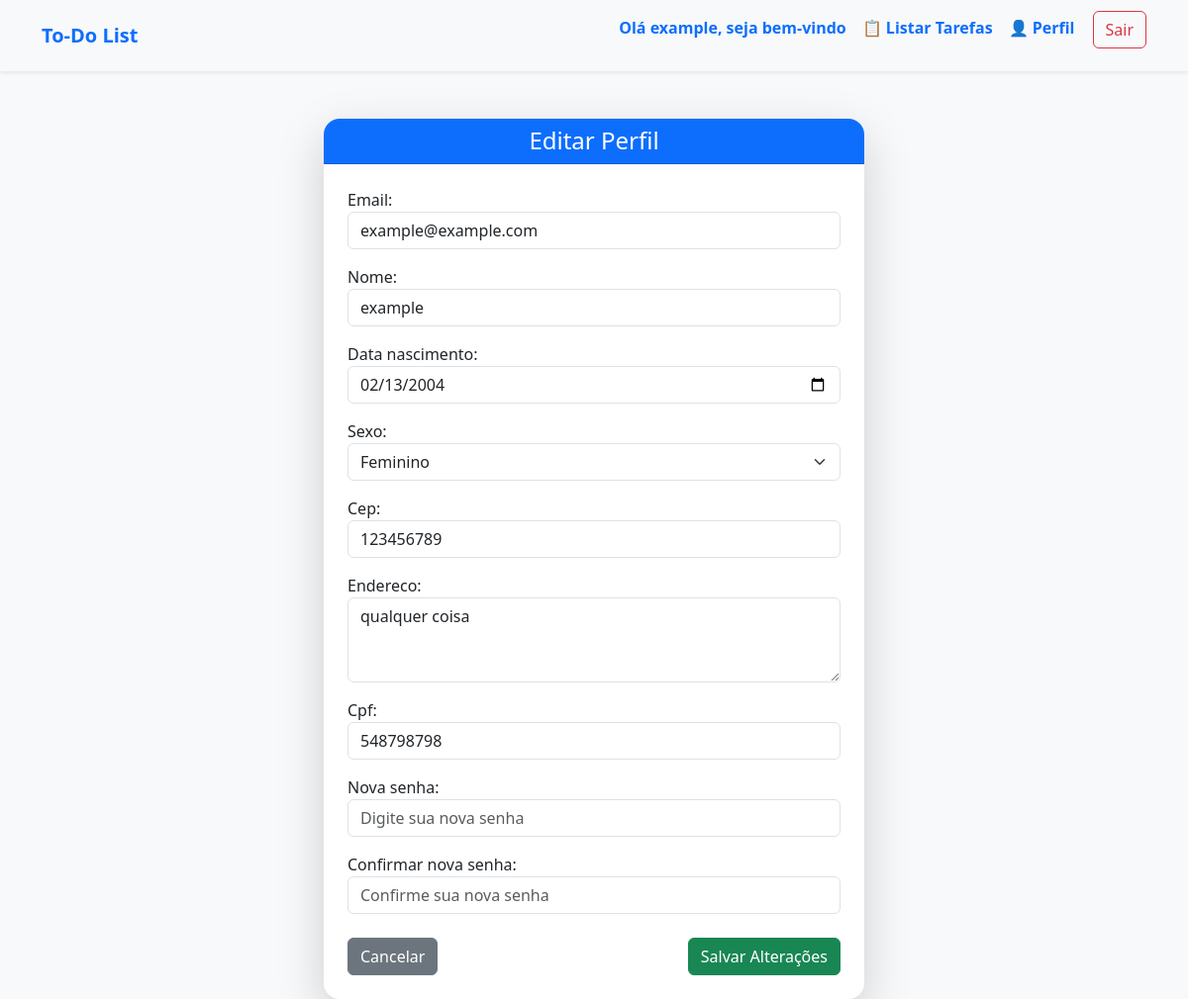
The page /tasks/perfil/ (signed in) on the database as committed earlier.
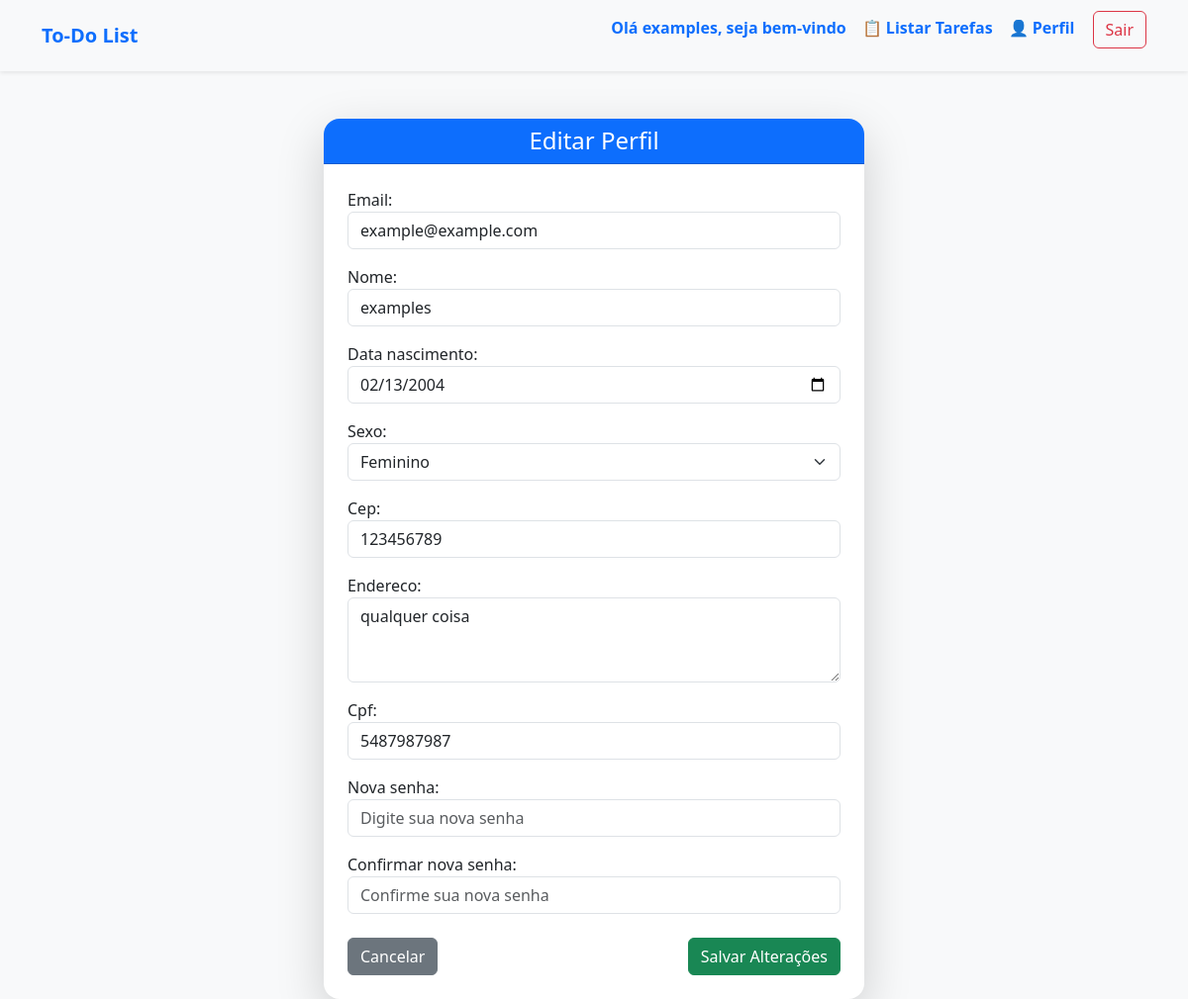
The same page on the database as committed later.
### usuario/models.py (models this page shows, shortened)
class Usuario(AbstractUser):
    username = None
    nome = models.CharField(max_length=30)
    sobrenome = models.CharField(max_length=30, null=True)
    email = models.EmailField(unique=True)
    data_nascimento = models.DateField(default=timezone.now)
    sexo = models.CharField(max_length=1, choices=SexoChoices.choices, default=SexoChoices.NAO_INFORMADO)
    cep =  models.CharField(max_length=10, default="123456789")
    endereco = models.TextField(max_length=200)
    cpf = models.CharField(unique=True, max_length=16)
    tipo_usuario = models.CharField(max_length=1, choices=TipoUsuarioChoices.choices, default=TipoUsuarioChoices.COMUN)
    USERNAME_FIELD = 'email'
    REQUIRED_FIELDS = ['nome', 'data_nascimento', 'sexo', 'endereco', 'cpf', 'tipo_usuario']
    objects = UsuarioManager() # type: ignore

### platform_app/views.py (the view)
# urls.py: path('perfil/', views.PerfilView.as_view(), name="perfil"),
class PerfilView(LoginRequiredMixin, UpdateView):
    model = Usuario
    form_class = UsuarioUpdateForm
    template_name = 'perfil.html'
    success_url = reverse_lazy('perfil')
    def get_object(self, queryset=None):
        return self.request.user

### platform_app/templates/perfil.html (shortened to what the changed rows need)
<!DOCTYPE html>
<html lang="pt-br">
<head>
    <link href="https://cdn.jsdelivr.net/npm/bootstrap@5.3.2/dist/css/bootstrap.min.css" rel="stylesheet">
</head>
<body class="bg-light">
    {% if user.is_superuser == 1 or user.is_staff == 1%}
    <nav class="navbar navbar-expand-lg navbar-light bg-light shadow-sm mb-4">
        <div class="container">
            <a class="navbar-brand fw-bold text-primary" href="{% url 'task_list' %}">To-Do List</a>
            <button class="navbar-toggler" type="button" data-bs-toggle="collapse" data-bs-target="#navbarNav"
                aria-controls="navbarNav" aria-expanded="false" aria-label="Alternar navegação">
                <span class="navbar-toggler-icon"></span>
            </button>
            <div class="collapse navbar-collapse" id="navbarNav">
                <ul class="navbar-nav ms-auto">
                    <li class="nav-item">
                        <p class="nav-link text-primary fw-semibold">Olá {{user.nome}}, seja bem-vindo</p>
                    </li>
                    <li class="nav-item">
                        <a class="nav-link text-primary fw-semibold" href="{% url 'task_list' %}">📋 Listar Tarefas</a>
                    </li>
                    <li class="nav-item">
                        <a class="nav-link text-primary fw-semibold" href="{% url 'perfil' %}">👤 Perfil</a>
                    </li>
                    <li class="nav-item">
                        <a class="nav-link text-primary fw-semibold" href="{% url 'gerenciamento' %}">⚙️
                            Gerenciamento</a>
                    </li>
                    <li class="nav-item">
                        <a class="nav-link text-primary fw-semibold" href="{% url 'usuario_dashboard' %}">📊
                            Dashboard</a>
                    </li>
                    <li class="nav-item" style="margin-left: 10px; margin-top: 3px;">
                        <a href="{% url 'logout' %}" class="btn btn-outline-danger">Sair</a>
                    </li>
                </ul>
            </div>
        </div>
    </nav>
    {% else %}
    <nav class="navbar navbar-expand-lg navbar-light bg-light shadow-sm mb-4">
        <div class="container">
            <a class="navbar-brand fw-bold text-primary" href="{% url 'task_list' %}">To-Do List</a>
            <div class="collapse navbar-collapse" id="navbarNav">
                <ul class="navbar-nav ms-auto">
                    <li class="nav-item">
                        <p class="nav-link text-primary fw-semibold">Olá {{user.nome}}, seja bem-vindo</p>
                    </li>
                    <li class="nav-item">
                        <a class="nav-link text-primary fw-semibold" href="{% url 'task_list' %}">📋 Listar Tarefas</a>
                    </li>
                    <li class="nav-item">
                        <a class="nav-link text-primary fw-semibold" href="{% url 'perfil' %}">👤 Perfil</a>
                    </li>
                    <li class="nav-item" style="margin-left: 10px; margin-top: 3px;">
                        <a href="{% url 'logout' %}" class="btn btn-outline-danger">Sair</a>
                    </li>
                </ul>
            </div>
        </div>
    </nav>
    {% endif %}
    <div class="container mt-5">
        <div class="row justify-content-center">
            <div class="col-md-6">
                <div class="card shadow-lg border-0 rounded-4">
                    <div class="card-body p-4">
                        <form method="POST" enctype="multipart/form-data">
                            <div class="mb-3">
                                {{ form.as_p }}
                            </div>
                        </form>
                    </div>
                </div>
            </div>
        </div>
    </div>
</body>
</html>

Rows that differ between the two databases and show on the page:
changed Usuario "example@example.com": nome "example" → "examples"; cpf "548798798" → "5487987987"
